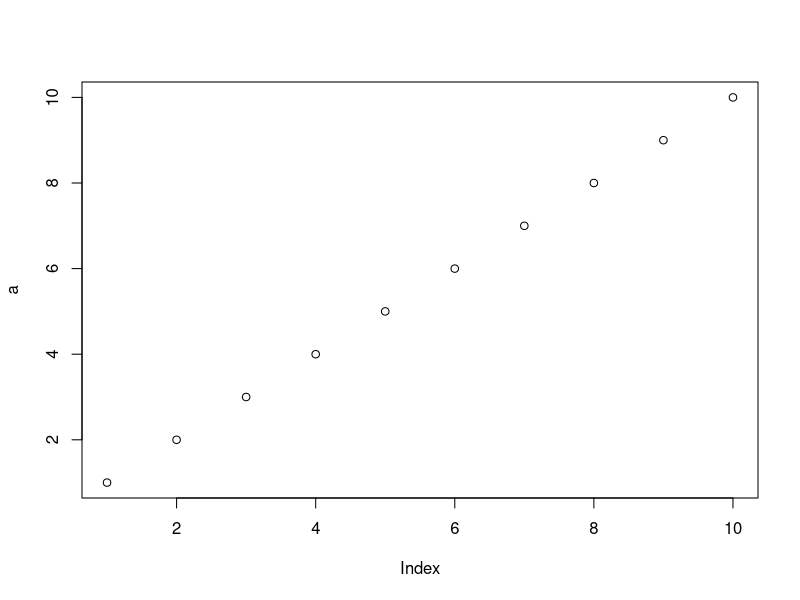
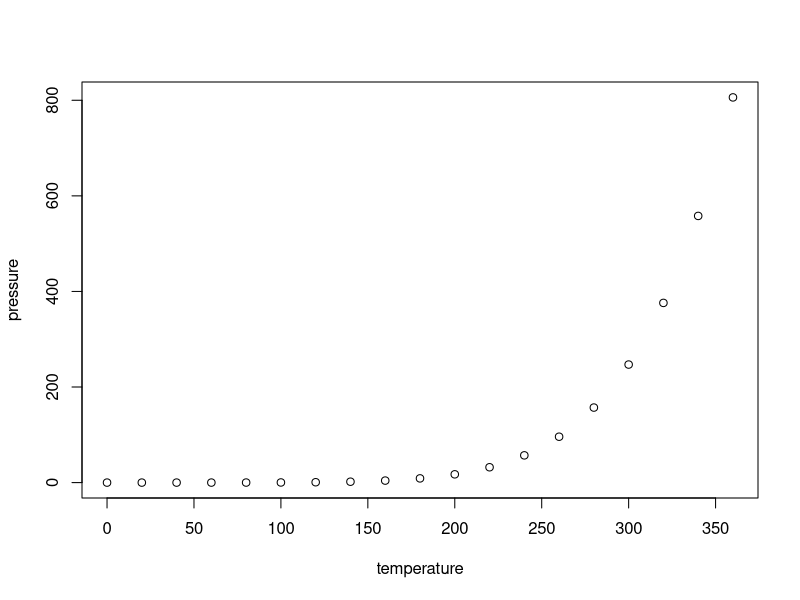

The R source for these figures, in order:
## ---- chunk 1
knitr::opts_chunk$set(echo = TRUE)
## ---- chunk 2
a<-1:10
plot(a)
## ---- chunk 3
summary(cars)
## ---- chunk 4
plot(pressure)
